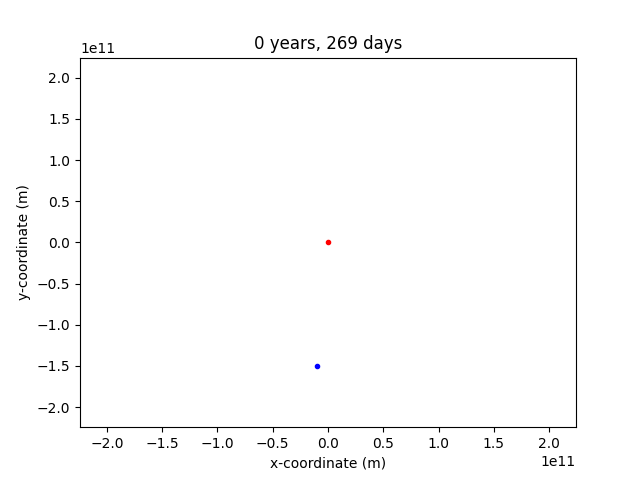

The script that drew this image:
import math
import numpy as np
import matplotlib.pyplot as plt
from matplotlib.animation import FuncAnimation
import random

planet_idx = {'MERCURY':0, 'VENUS':1, 'EARTH':2, 'MARS':3, 'JUPITER':4, 'SATURN':5,	'URANUS':6, 'NEPTUNE':7, 'PLUTO':8}
planet_masses_e24 = [0.330,	4.87,	5.97,	0.642,	1898,	568,	86.8,	102, 0.0146]
planet_dists_e9 = [57.9,	108.2,	149.6,	227.9,	778.6,	1433.5,	2872.5,	4495.1,	5906.4] 

planet_name = input("Enter your planet name: ").upper()
G=6.67408e-11 
M=1.98847e30 
m=planet_masses_e24[planet_idx[planet_name]]*1e24 
D=planet_dists_e9[planet_idx[planet_name]]*1e9

dt=24*3600

class CelestrialBody:
    def __init__(self, x=[0.,0.], v=[0.,0.], a=[0.,0.]):
        self.x = np.array(x, dtype=float)
        self.v = np.array(v, dtype=float)
        self.a = np.array(a, dtype=float)

planet = CelestrialBody([D,0.], [0.,math.sqrt(G*M/D)], [0.,0.])
star = CelestrialBody([0.,0.], -planet.v*m / M, [0., 0.])

fig = plt.figure()
#plt.suptitle("%d years, %d days" % (total_days//365, total_days%365))
    
ax = fig.add_subplot(1, 1, 1)

total_days = 0
def animate(frame):
    R = planet.x - star.x 

    planet.a = -G*M*R*((R[0]**2 + R[1]**2)**-1.5) 
    planet.v += planet.a * dt 
    planet.x += planet.v * dt

    star.a = G*m*R*((R[0]**2 + R[1]**2)**-1.5) 
    star.v += star.a * dt
    star.x += star.v * dt
    ax.clear()
    ax.set_xlim(-D*1.5, D*1.5)
    ax.set_ylim(-D*1.5, D*1.5)

    planet_plot, = ax.plot(*planet.x, 'b.')
    star_plot, = ax.plot(*star.x, 'r.')

    global total_days
    total_days += 1
    ax.set_title("%d years, %d days" % (total_days//365, total_days%365))
    
    ax.set_xlabel('x-coordinate (m)',fontsize=10)
    ax.set_ylabel('y-coordinate (m)',fontsize=10)


    return planet_plot, star_plot

ani = FuncAnimation(fig, animate, frames=None, interval=10)

plt.show()
